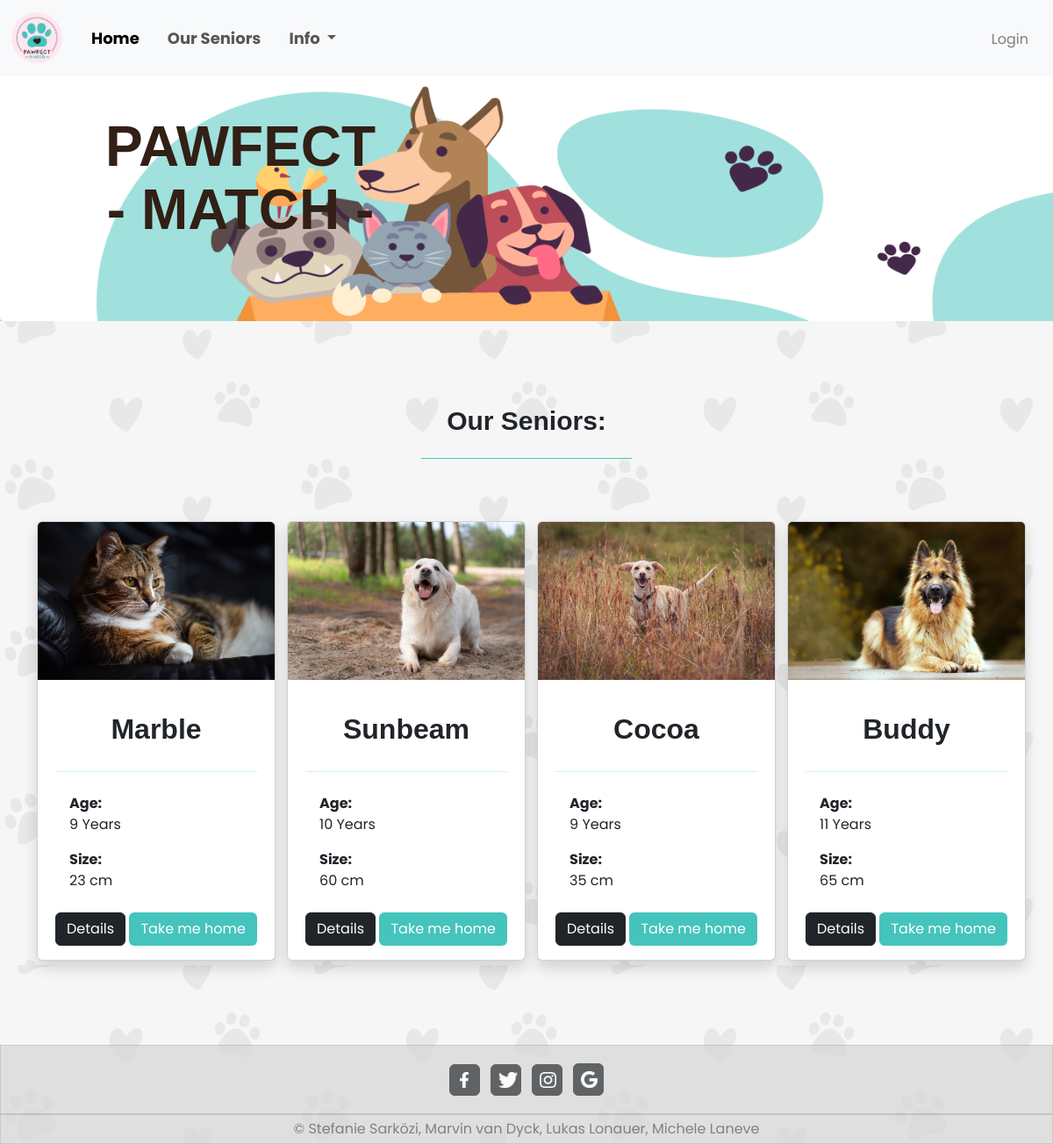
The page /Project_Week_BE/php/senior.php on the database its author committed.
### tables this page shows
CREATE TABLE `animals` (
  `id` int(11) NOT NULL,
  `name` varchar(30) NOT NULL,
  `picture` varchar(100) DEFAULT NULL,
  `address` varchar(60) NOT NULL,
  `description` varchar(10000) NOT NULL,
  `size` varchar(20) NOT NULL,
  `age` varchar(30) NOT NULL,
  `vaccinated` varchar(3) NOT NULL,
  `breed` varchar(30) NOT NULL,
  `status` tinyint(1) NOT NULL,
  `agency_id_fk` int(11) NOT NULL,
  `price` varchar(50) DEFAULT NULL
);

### Project_Week_BE/php/senior.php (the view, shortened to what this page needs)
<?php
    require_once "footer.php";
    require_once "navbar.php";
    require_once "db_connect.php";
    $sqlAnimals = "SELECT * FROM animals";
    $resultAnimals = mysqli_query($connect, $sqlAnimals);
    $layout = "";
    if(mysqli_num_rows($resultAnimals) > 0){
        while($rowAnimal = mysqli_fetch_assoc($resultAnimals)){
            if($rowAnimal["age"] > 8){
                if(!isset($_SESSION["user"]) && !isset($_SESSION["adm"]) && !isset($_SESSION["shelter"])){
                    $bttn ="
                    <div class='buttons text-center'>
                        <a href='details.php?x={$rowAnimal["id"]}' class='btn btn-dark'>Details</a>
                        <button  class='btn text-white' id='upBtn'> <a class='text-decoration-none text-white' href='login.php'>Take me home </a> </button>
                    </div>";
                }
                $layout .= "<div>
                <div class='card gap-2 mt-5 mb-5 shadow align-items-center' style='width: 17rem;'>
                    <img src='../images/{$rowAnimal["picture"]}' class='card-img-top' alt='...' style='width: 100%;'>
                    <div class='card-body '>
                    <h3 class='card-title text-center d-flex align-items-center justify-content-center' style='height: 8vh;' >{$rowAnimal["name"]}</h3>
                    <hr class='TitleHR'>
                    <p class='card-text ps-3 mt-4'><b>Age:</b> <br> {$rowAnimal["age"]} Years</p>
                    <p class='card-text mb-4 ps-3'><b>Size:</b><br> {$rowAnimal["size"]} cm</p>
                    {$bttn}
                    </div>
                    </div>
              </div>";
            }}
    }else {
        $layout.= "No results found!";
    }
?>
<!DOCTYPE html>
<html lang ="en">
<head>
    <link href ="https://cdn.jsdelivr.net/npm/bootstrap@5.3.0/dist/css/bootstrap.min.css"  rel= "stylesheet">
</head>
<body>
    <?=$nav ?>
    <div class="headerImage mb-5">
        <p id="hero">PAWFECT <br> - MATCH -</p>
    </div>
    <div class="text-center mt-5" >
        <h2 id="welcome">Our Seniors:</h2>
        <hr class="MLLine" style="width:20vw;">
    </div>
    <div class="container">
        <div class="row row-cols-lg-4 row-cols-md-3 row-cols-sm-2 row-cols-xs-1">
            <?= $layout ?>
        </div>
    </div>
    <?=$footer ?>
</body>
</html>

### Project_Week_BE/php/footer.php
<?php
$footer ='<footer class="mt-5 sticky">
        <div class="card text-center" id="foBg">
            <div class="card-header p-3">
                <a class="btn btn-dark p-1 m-1" style="width: 3%;" href="#" role="button"><img src="../images/Facebook.png" width="40%" class="m-1"></a>
                <a class="btn btn-dark p-1 m-1" style="width: 3%;" href="#" role="button"><img src="../images/twitter.png" width="90%" class="m-1"></a>
                <a class="btn btn-dark p-1 m-1" style="width: 3%;" href="#" role="button"><img src="../images/instagram.png" width="75%"  class="m-1"></a>
                <a class="btn btn-dark p-1 m-1" style="width: 3%;" href="#" role="button"><img src="../images/google.png" width="75%"  class="m-1"></a>
            </div>
            <div class="card-footer text-body-secondary p-1">
                &copy; Stefanie Sarközi, Marvin van Dyck, Lukas Lonauer, Michele Laneve
            </div>
        </div>
    </footer>';
?>

### Project_Week_BE/php/navbar.php (shortened to what this page needs)
<?php
    $dashboard = "";
    $log = "
        <li class='nav-item'>
            <a class='nav-link' href='logout.php?logout'>Logout</a>
        </li>";
    if (!isset($_SESSION["user"]) && !isset($_SESSION["adm"]) && !isset($_SESSION["shelter"])) {
        $userAcc = "
        <a class='navbar-brand' href='login.php'>
        <span class='text-black-50 fs-6'>Login</span>
        </a>";
        $log = "";
    }
    $nav = "
    <nav class='navbar navbar-expand-lg bg-body-tertiary'>
    <div class='container-fluid'>
        <a class='navbar-brand' href='home.php'>
            <img src='../images/logo.png' alt='logo' style='width: 5vw;'>
        </a>
        <ul class='navbar-nav me-auto mb-2 mb-lg-0 navText'>
            <li class='nav-item ms-2 me-3'>
                <a class='nav-link active' aria-current='page' href='home.php'>Home</a>
            </li>
            <li class='nav-item  me-3'>
                <a class='nav-link' href='senior.php'>Our Seniors</a>
            </li>
            <li class='nav-item dropdown me-3'>
                <a class='nav-link dropdown-toggle' href='#' role='button' data-bs-toggle='dropdown' aria-expanded='false'>
                    Info
                </a>
                <ul class='dropdown-menu'>
                    <li><a class='dropdown-item' href='resourceLibrary.php'>Resource Library</a></li>
                    <li><a class='dropdown-item' href='faq.php'>FAQ</a></li>
                    <li><a class='dropdown-item' href='about.php'>About us</a></li>
                </ul>
            </li>
            {$dashboard}
            {$log}
        </ul>
        {$userAcc}
    </div>
    </nav>";
?>

### Project_Week_BE/css/home.css (style rules this page uses)
* { font-family: 'Poppins', sans-serif; }
body { min-height: 100vh; background-image:url(../images/bg.png); background-size:auto; }
.navbar { font-size: 1.5vw; }
.navText { font-weight: 700; font-style: normal; }
.headerImage { background-image: url("../images/hero.png"); width: 100%; min-height: 35vh; background-size: cover; background-repeat: no-repeat; background-position: center; position: relative; display: flex; }
#hero { font-family: "marvin-round", sans-serif; font-weight: 600; font-style: normal; color: #321f15; font-size: 400%; position: absolute; left: 10%; top: 16%; text-align: center; line-height: 4.5rem; }
#welcome { font-family: "marvin-round", sans-serif; font-weight: 600; font-style: normal; font-size: 2.5vw; }
.card-title { align-items: center; font-family: "snicker", sans-serif; font-weight: 700; font-style: normal; font-size: 2rem; }
.TitleHR { color: #44c4bd; }
#foBg { background-color: gainsboro; opacity: 70%; border-radius: 0%; width: 100%; }
.MLLine { display: inline-flex; justify-self: center; align-self: center; color: #44c4bd; opacity: 100%; }
#upBtn { background-color: #44c4bd; }
body { display: flex; flex-direction: column; min-height: 100vh; margin: 0; }
.sticky { margin-top: auto; }

### rows shown on the page
animals: picture (picture), name "Marble", age "9", size "23"
animals: picture (picture), name "Sunbeam", age "10", size "60"
animals: picture (picture), name "Cocoa", age "9", size "35"
animals: picture (picture), name "Buddy", age "11", size "65"
